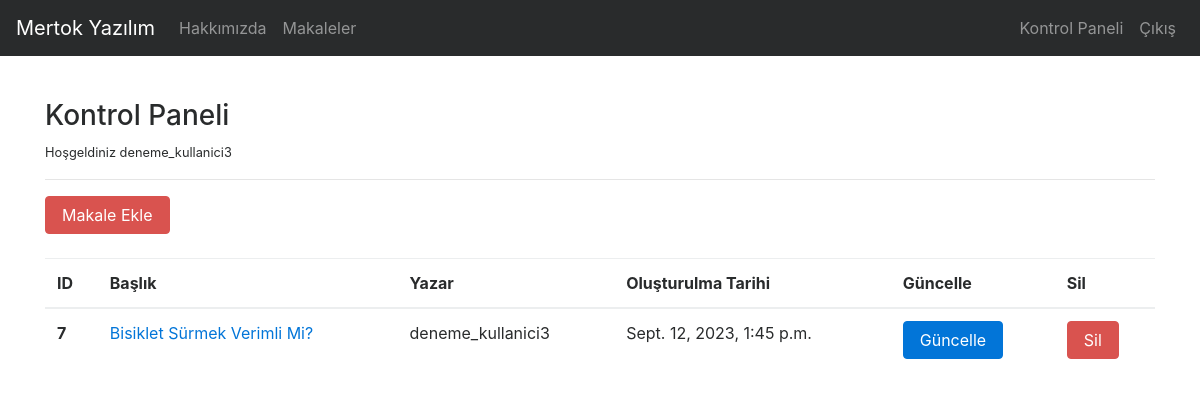
Screenshot of /articles/dashboard/ (signed in) with the database file from the repository.
### article/models.py (models this page shows, shortened)
class Article(models.Model):
    author = models.ForeignKey("auth.user", on_delete=models.CASCADE, verbose_name="Yazar")
    title = models.CharField(max_length=50,verbose_name="Başlık")
    content = RichTextField(verbose_name="İçerik")
    created_time = models.DateTimeField(auto_now_add=True,verbose_name="Oluşturulma Tarihi")
    article_image = models.FileField(blank=True, null=True, verbose_name="Görsel Ekle")
    class Meta:
        ordering = ['-created_time']

### article/views.py (the view)
# urls.py: path('dashboard/',views.dashboard, name = "dashboard"),
@login_required(login_url="article:hata")
def dashboard(request):
        articles = Article.objects.filter(author = request.user)
        return render(request,"dashboard.html",{"articles":articles})

### templates/dashboard.html
{% extends "layout.html" %}
{% block body %}
<h3>Kontrol Paneli</h3>
<p>
    <small>Hoşgeldiniz {{request.user.username}}</small>
</p>
<hr>
<a href="/articles/addarticle" class="btn btn-danger">Makale Ekle</a>
<br> <br>
{% if articles %}
<table class="table table-hover">
    <thead>
      <tr>
        <th scope="col">ID</th>
        <th scope="col">Başlık</th>
        <th scope="col">Yazar</th>
        <th scope="col">Oluşturulma Tarihi</th>
        <th scope="col">Güncelle</th>
        <th scope="col">Sil</th>
      </tr>
    </thead>
    <tbody>
        {% for article in articles %}
      <tr>
        <th scope="row">{{article.id}}</th>
        <td><a href="{% url 'article:detail' article.id %}">{{article.title}}</a></td>
        <td>{{article.author.username}}</td>
        <td>{{article.created_time}}</td>
        <td><a href="{% url 'article:updatearticle' article.id %}" class="btn btn-primary">Güncelle</a></td>
        <td><a href="{% url 'article:deletearticle' article.id %}" class="btn btn-danger">Sil</a></td>
      </tr>
    </tbody>
    {% endfor %}
</table>
{% else %}
<div class="alert alert-danger">Henüz bir makaleniz bulunmuyor.</div>
{% endif %}
{% endblock %}

### rows the page displays
Article: id "7", title "Bisiklet Sürmek Verimli Mi?", author.username "deneme_kullanici3", created_time "Sept. 12, 2023, 1:45 p.m."

### other values shown
{{ request.user.username }} "deneme_kullanici3"
